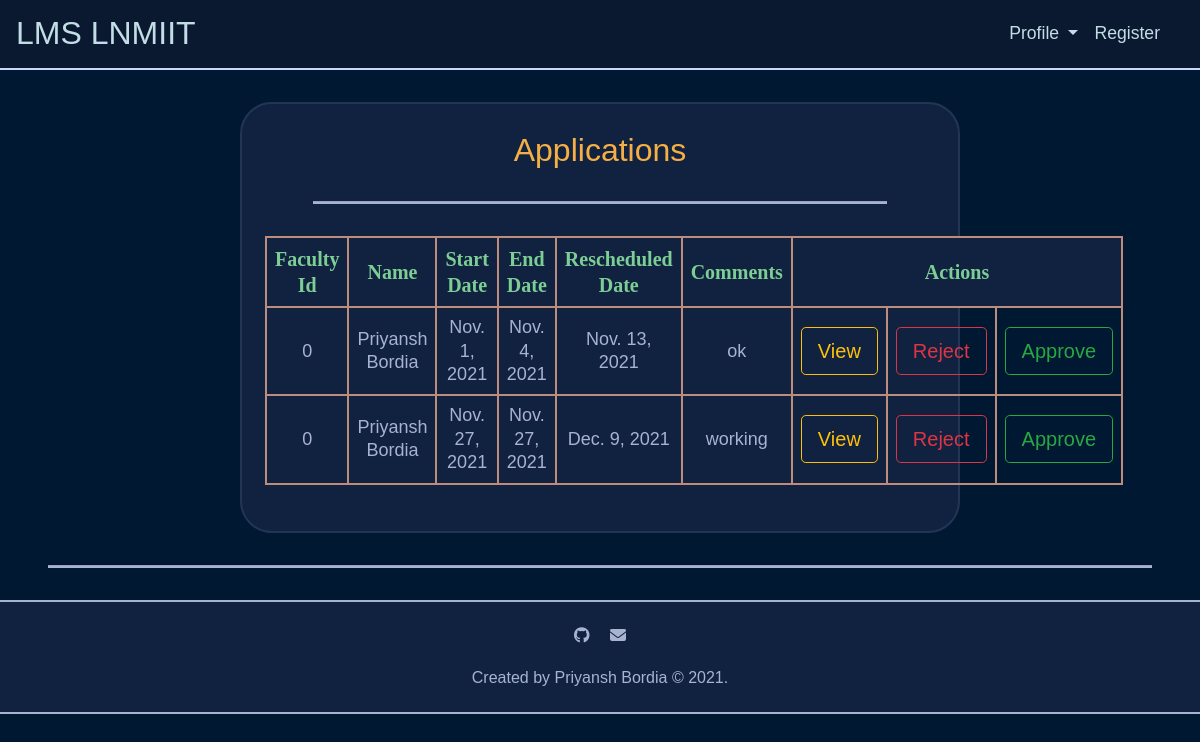
/status/ (signed in), run on an earlier commit of the app's database.
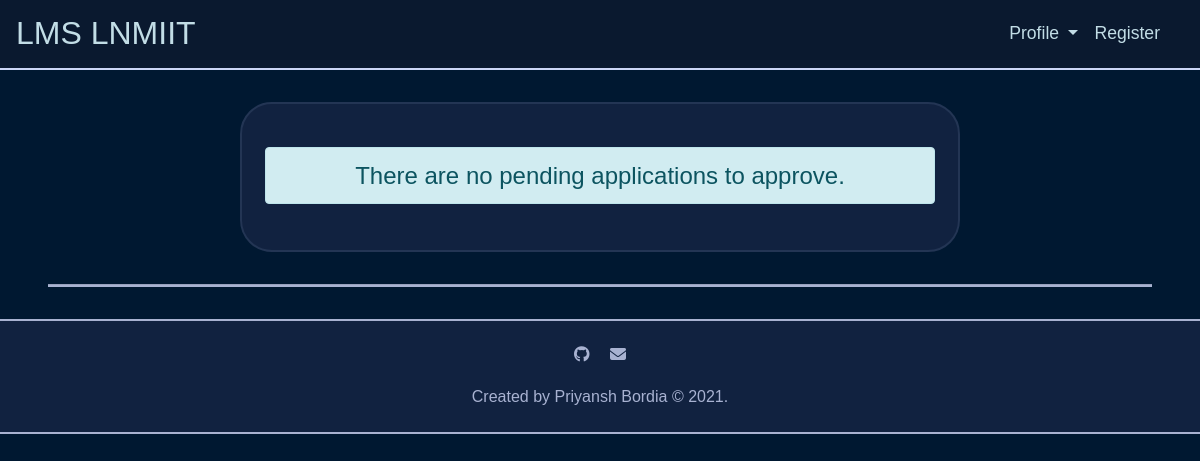
And on a later commit of the database.
### leave/models.py (models this page shows, shortened)
class Application(models.Model):
	PENDING = 'P'
	APPROVED = 'A'
	REJECTED = 'R'
	APPLICATION_STATUS = (
		('P', 'Pending'),
		('A', 'Approved'),
		('R', 'Rejected'),
	)
	person = models.ForeignKey(Person, on_delete=models.CASCADE, related_name='applicant', default=1)
	status = models.CharField(max_length=1, choices=APPLICATION_STATUS, default='P')
	start_date = models.DateField(blank=False, null=False)
	end_date = models.DateField(blank=False, null=False)
	hasClasses = models.BooleanField(blank=False, null=False, default=False)
	rescheduled_date = models.DateField(blank=True, null=True)
	up_next = models.ForeignKey(Person, on_delete=models.CASCADE, related_name='up_next', default=1)
	comments = models.TextField(blank=True, null=False)
	updated_at = models.DateTimeField(auto_now=True)
	created_at = models.DateTimeField(auto_now_add=True)
	class Meta:
		ordering = ['start_date', 'end_date']

class Person(models.Model):
	DIRECTOR = 'DR'
	DEAN_OF_ACADEMIC_AFFAIRS = 'DOAA'
	DEAN_OF_FACULTY_AFFAIRS = 'DOFA'
	DEAN_OF_STUDENT_AFFAIRS = 'DOSA'
	HEAD_OF_DEPARTMENT = 'HOD'
	FACULTY = 'F'
	VISITING_FACULTY = 'VF'
	COMPUTER_SCIENCE_AND_ENGINEERING = 'CSE'
	ELECTRONICS_AND_COMMUNICATION_ENGINEERING = 'ECE'
	MECHANICAL_AND_MECHATRONICS_ENGINEERING = 'ME'
	HUMANITIES_AND_SOCIAL_SCIENCES = 'HSS'
	MATHEMATICS = 'MH'
	PHYSICS = 'PH'
	PERSON_ROLES = (
		('DR', 'Director'),
		('DOAA', 'Dean of Academic Affairs'),
		('DOFA', 'Dean of Faculty Affairs'),
		('DOSA', 'Dean of Student Affairs'),
		('HOD', 'Head of Department'),
		('F', 'Faculty'),
		('VF', 'Visiting Faculty'),
	)
	DEPARTMENT = (
		('CSE', 'Computer Science and Engineering'),
		('ECE', 'Electronics and Communication Engineering'),
		('ME', 'Mechanical and Mechatronics Engineering'),
		('HSS', 'Humanities and Social Sciences'),
		('MH', 'Mathematics'),
		('PH', 'Physics'),
	)
	user = models.OneToOneField(User, on_delete=models.CASCADE, related_name='person')
	faculty_id = models.CharField(max_length=10, unique=True)
	leave_count = models.IntegerField(validators=[MinValueValidator(0)], default=22, blank=False, null=False)
	department = models.CharField(max_length=3, choices=DEPARTMENT, blank=False, null=False, default='CSE')
	first_name = models.CharField(max_length=50, validators=[MinLengthValidator(1)], blank=False, null=False)
	last_name = models.CharField(max_length=50, blank=True, null=False)
	email = models.EmailField(blank=False, null=False, unique=True)
	office_no = models.IntegerField(blank=False, null=False, default='0000')
	role = models.CharField(max_length=5, choices=PERSON_ROLES, default='F')
	updated_at = models.DateTimeField(auto_now=True)
	created_at = models.DateTimeField(auto_now_add=True)
	class Meta:
		ordering = ['id']
		verbose_name = 'Person'
		verbose_name_plural = 'Persons'

### leave/views.py (the view)
# urls.py: path('status/', views.status, name='status'),
@login_required
@require_http_methods(["GET", "POST"])
def status(request):
	try:
		applications = Application.objects.filter(up_next_id=request.user.person.id, status='P').order_by('-created_at')
		return render(request, 'leave/status.html', context={'applications': applications})
	except Application.DoesNotExist:
		return render(request, 'leave/error.html', context={})

### leave/templates/leave/status.html (shortened to what this page needs)
{% extends 'leave/base.html' %}
{% block head %}
	{% load static %}
	{% load bootstrap4 %}
	{% load fontawesome_5 %}
	{% load humanizelib %}
{% endblock %}
{% block body %}
	<div class="container container-fluid text-center">
		{% if applications|length > 0 %}
			<div class="row">
				<div class="col-md-12">
					<h2> Applications </h2>
					<hr>
					<table class="center">
						<thead>
							<tr>
								<th>Faculty Id</th>
								<th>Name</th>
								<th>Start Date</th>
								<th>End Date</th>
								<th>Rescheduled Date</th>
								<th>Comments</th>
								<th colspan="3">Actions</th>
						</thead>
						<tbody>
							{% for application in applications %}
								<tr>
									<td>{{ application.person.faculty_id }}</td>
									<td><span>{{ application.person.first_name }} {{ application.person.last_name }}</span></td>
									<td>{{ application.start_date }}</td>
									<td>{{ application.end_date }}</td>
									<td>{{ application.rescheduled_date }}</td>
									<td>{{ application.comments }}</td>
									<td><a class="form-control form-control-lg btn btn-outline-warning btn-lg " href="{% url 'application' application.id %}" role="button">View</a></td>
									<td><a class="form-control form-control-lg btn btn-outline-danger btn-lg " href="{% url 'reject' application.id %}" role="button">Reject</a></td>
									<td><a class="form-control form-control-lg btn btn-outline-success btn-lg " href="{% url 'approve' application.id %}" role="button">Approve</a></td>
								</tr>
							{% endfor %}
						</tbody>
					</table>
				</div>
			</div>
		{% else %}
			<div class="row">
				<div class="col-md-12">
					<div class="alert alert-info" role="alert">
						There are no pending applications to approve.
					</div>
				</div>
			</div>
		{% endif %}
	</div>
{% endblock %}

What changed in the data, as far as the page shows it:
removed Application: person.faculty_id "0", person.first_name "Priyansh", person.last_name "Bordia", start_date "Nov. 1, 2021", end_date "Nov. 4, 2021", rescheduled_date "Nov. 13, 2021", comments "ok"
removed Application: person.faculty_id "0", person.first_name "Priyansh", person.last_name "Bordia", start_date "Nov. 27, 2021", end_date "Nov. 27, 2021", rescheduled_date "Dec. 9, 2021", comments "working"
Also different on the page:
text no longer shown: "Applications Faculty Id Name Start Date End Date Rescheduled Date Comments Actions"
text now shown: "There are no pending applications to approve."
